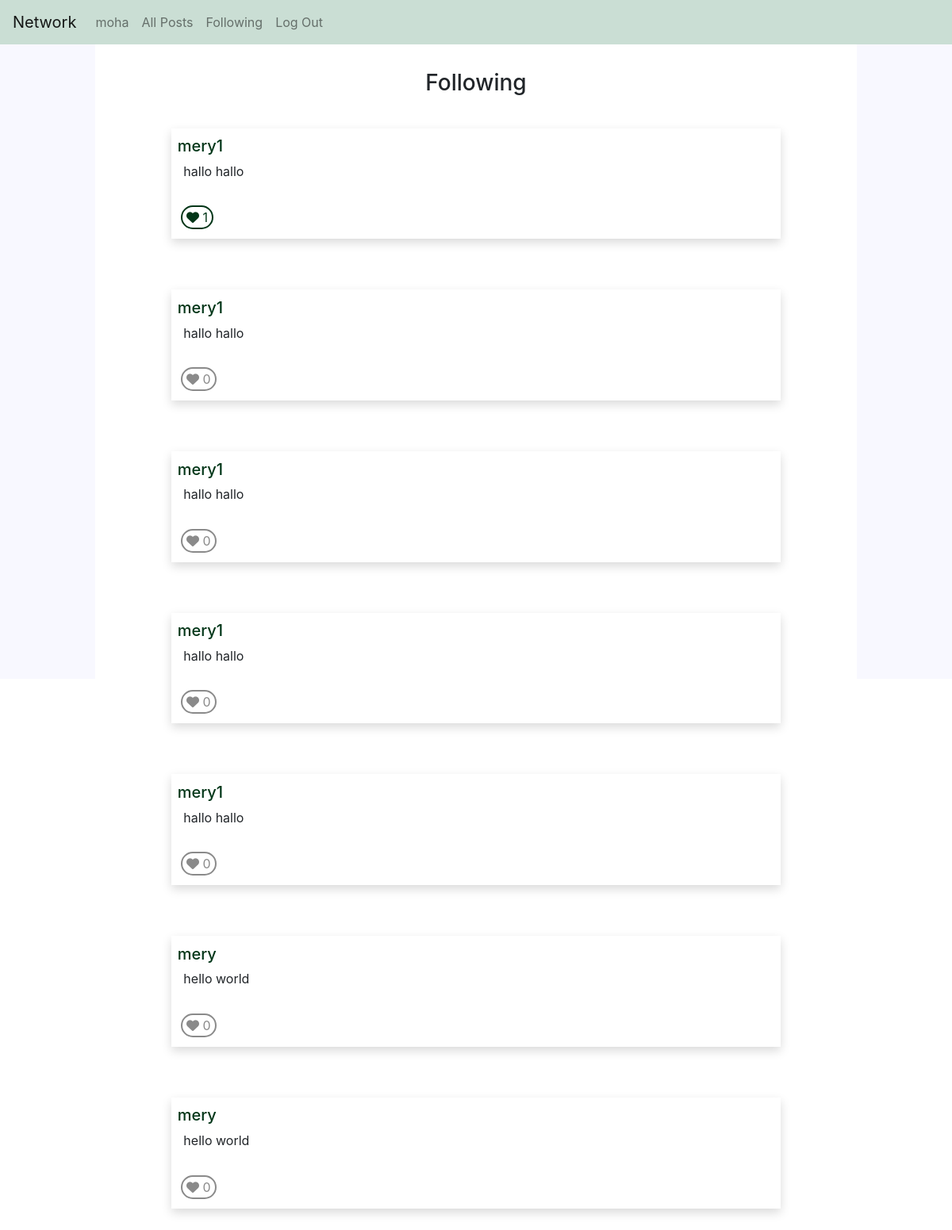
/followings (signed in), run on the app's committed database.
### network/models.py (models this page shows)
class User(AbstractUser):
    id = models.AutoField(primary_key=True)
    numfollowers = models.IntegerField(default=0)
    numfollowing = models.IntegerField(default=0)

class post(models.Model):
    id = models.AutoField(primary_key=True)
    postfk = models.ForeignKey(User, on_delete=models.CASCADE)
    text = models.TextField(max_length=200)
    numoflikes = models.IntegerField(default=0)
    liked = models.BooleanField(default=False)

### network/views.py (the view)
# urls.py: path("followings", views.followings, name="followings"),
@login_required(login_url='/login')
@csrf_exempt
def followings(request):
    if request.method == 'PUT':
        data = json.loads(request.body)
        postid = data.get("pid")
        lpost = post.objects.get(id=postid)
        check = likes.objects.filter(likedpost=lpost, userlike=request.user)
        if len(check) == 0:
            like = likes()
            like.likedpost = lpost
            like.userlike = request.user
            like.save()
            lpost.numoflikes += 1
            lpost.save()
        else:
            check = likes.objects.get(likedpost=lpost, userlike=request.user)
            check.delete()
            lpost.numoflikes -= 1
            lpost.save()
        return JsonResponse({"message": postid}, status=201)
    else:
        find = User.objects.get(username=request.user)
        accounts = following.objects.filter(acc=find.id)
        check = likes.objects.filter(userlike=request.user)
        data = post.objects.filter(
            postfk__in=User.objects.filter(follow__in=accounts)).order_by("-id").prefetch_related('likedpost')
        pag = Paginator(data, 10)
        page_number = request.GET.get('page')
        page_obj = pag.get_page(page_number)
        return render(request, "network/followings.html", {
            "posts": page_obj,
            "check": check
        })

### network/templates/network/followings.html (shortened to what this page needs)
{% extends "network/layout.html" %}
{% load static %}
{% block body %}
<div class="post-side">
    <div class="post-parent">
        <div class="folowing">
            <h3>Following</h3>
        </div>
        {% for post in posts %}
        <div id="post">
            <div id="pun">
                <a id="a" href="profile/{{post.postfk}}" onclick="document.getElementById('su').submit();">
                    <h5 id="postuser">{{post.postfk}}</h5>
                </a>
            </div>
            <div id="ptxt">
                <p id="tx">{{post.text}}</p>
            </div>
            <div style="display: none;" id="dl-{{post.id}}">
                <button id="like" value="{{post.id}}" class="button liked">
                    <i class="fa fa-heart"></i>
                    <span id='n-{{post.id}}'>{{post.numoflikes}}</span>
                </button>
            </div>
            <div style="display: none;" id="dd-{{post.id}}">
                <button id="like" value="{{post.id}}" class="button button-like">
                    <i class="fa fa-heart"></i>
                    <span id='n-{{post.id}}'>{{post.numoflikes}}</span>
                </button>
            </div>
        </div>
        {% endfor %}
    </div>
</div>
{% endblock %}

### network/templates/network/layout.html (shortened to what this page needs)
{% load static %}
<!DOCTYPE html>
<html lang="en">
<head>
    <link rel="stylesheet" href="https://stackpath.bootstrapcdn.com/bootstrap/4.4.1/css/bootstrap.min.css"
>
    <link href="{% static 'network/styles.css' %}" rel="stylesheet">
</head>
<body>
    <nav id='nav' class="navbar navbar-expand-lg navbar-light bg-light">
        <a class="navbar-brand" href="{% url 'index' %}">Network</a>
        <div>
            <ul class="navbar-nav mr-auto">
                {% if user.is_authenticated %}
                <li class="nav-item">
                    <a class="nav-link" href="profile/{{ user.username }}">{{ user.username }}</a>
                </li>
                {% endif %}
                <li class="nav-item">
                    <a class="nav-link" href="{% url 'index' %}">All Posts</a>
                </li>
                {% if user.is_authenticated %}
                <li class="nav-item">
                    <a class="nav-link" href="{% url 'followings' %}">Following</a>
                </li>
                <li class="nav-item">
                    <a class="nav-link" href="{% url 'logout' %}">Log Out</a>
                </li>
                {% endif %}
            </ul>
        </div>
    </nav>
    <div class="body">
        {% block body %}
        {% endblock %}
    </div>
</body>
</html>

### network/static/network/styles.css (style rules this page uses)
html { width: 100%; height: 100%; }
body { height: 100vh; }
.body { width: 100%; height: 100%; background-color: ghostwhite; }
.post-side { display: flex; justify-content: center; }
.post-parent { width: 80vw; display: flex; flex-direction: column; align-items: center; background-color: white; }
div#post { width: 64vw; margin: 4vh; background-color: white; box-shadow: 0px 5px 12px 0px rgb(0 0 0 / 15%); }
div#pun { padding: 1%; padding-bottom: 0; }
div#ptxt { padding: 2%; padding-top: 1%; }
div#pun { display: flex; padding: 1%; padding-bottom: 0; gap: 10px; }
h5#postuser { margin-bottom: 0px; padding-top: 3px; }
.button-like, .liked { border: 2px solid #8a8a8a; background-color: transparent; text-decoration: none; padding: 1px 5px; position: relative; vertical-align: middle; text-align: center; display: inline-block; border-radius: 3rem; color: #8a8a8a; transition: all ease 0.4s; }
.button-like .fa, .button-like span { transition: all ease 0.4s; }
.liked { border-color: #023618; background-color: transparent; }
.liked .fa, .liked span { color: #023618; }
button#like { margin-left: 1vw; margin-bottom: 1vw; }
#nav { background-color: #caded4 !important; }
#a { color: #023618; text-decoration: none; }
.folowing { margin-top: 2rem; }

### data on the page
User: username "moha"
post: postfk "mery1", text "hallo hallo", {{ post.id }} 11 (drawn), numoflikes "1"
post: postfk "mery1", text "hallo hallo", {{ post.id }} 10 (drawn), numoflikes "0"
post: postfk "mery1", text "hallo hallo", {{ post.id }} 9 (drawn), numoflikes "0"
post: postfk "mery1", text "hallo hallo", {{ post.id }} 8 (drawn), numoflikes "0"
post: postfk "mery1", text "hallo hallo", {{ post.id }} 7 (drawn), numoflikes "0"
post: postfk "mery", text "hello world", {{ post.id }} 2 (drawn), numoflikes "0"
post: postfk "mery", text "hello world", {{ post.id }} 1 (drawn), numoflikes "0"
